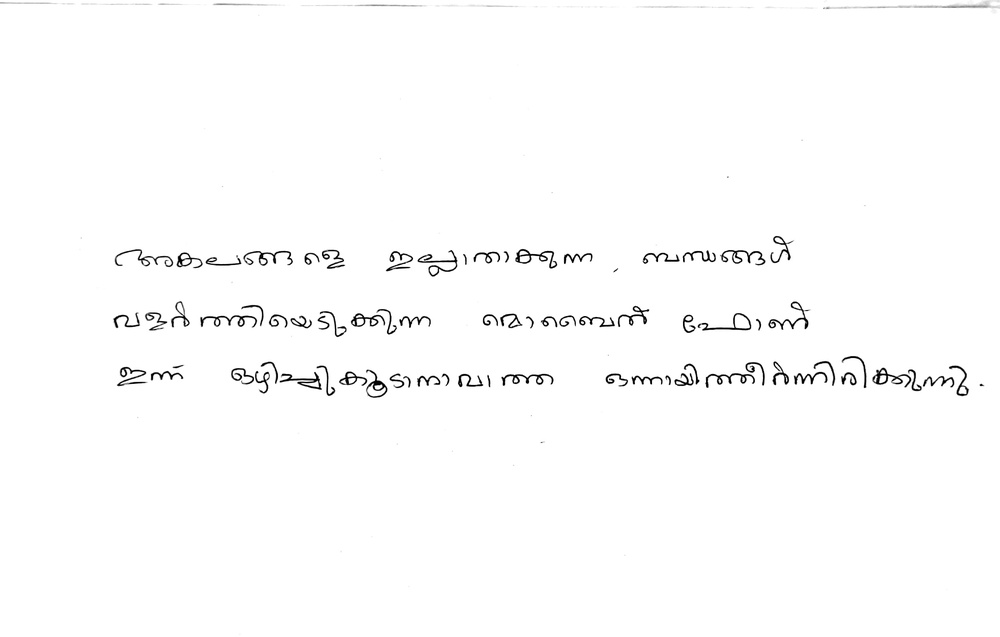
#> input picture line-segmentation-handwritten-doc/sample_data/test4.jpg, 1000 x 637 px, shrunk from 2480 x 1580 before the run
$ jupyter execute 'A_ Path Planning Line Segmentation Algorithm.ipynb'
#> lines starting #> are read from the running program, lines starting #| are printed output that depends on the picture; after the words box and inside, x2 and y2 are one past the last pixel; in counts of white or black regions, pixels touching at a corner belong together; long printed decimals are rounded
[cell 1]
# %pip install scikit-image

[cell 2]
from skimage.io import imread
from skimage.color import rgb2gray
import matplotlib.pyplot as plt

# read the image, check if its 3 channel or grayscale, based on
# that convert to grayscale
img = imread("./sample_data/test4.jpg")
#> img is the input picture: shape (637, 1000, 3); min 0, max 255, mean 251.9
if img.ndim > 2: # is this is a rgb/rgba image
    img = rgb2gray(img)
#> img: shape (637, 1000) float64

plt.figure(figsize=(10,10))
plt.axis("off")
plt.imshow(img, cmap="gray")
plt.show() # preview

### Find the Horizontal projection profile and find the window where line segment can be created.
One of the common ways of finding the line-height of a document is by analyzing its Horizontal projection profile.  Horizontal projection profile (HPP) is the array of sum or rows of a two dimentional image. Where there are more white spaces we see more peaks. These peaks give us an idea of where the segmentation between two lines can be done.

Before we run the project we should also threshold the image to clean all noise.

[cell 3]
from skimage.filters import threshold_otsu
import numpy as np

def horizontal_projections(sobel_image):
    return np.sum(sobel_image, axis=1)

def binarize_image(image):
    threshold = threshold_otsu(img)
    return image < threshold

binarized_image = binarize_image(img)
#> in binarize_image, `threshold = threshold_otsu(img)`: threshold = 0.611
#> in binarize_image, `return image < threshold`:
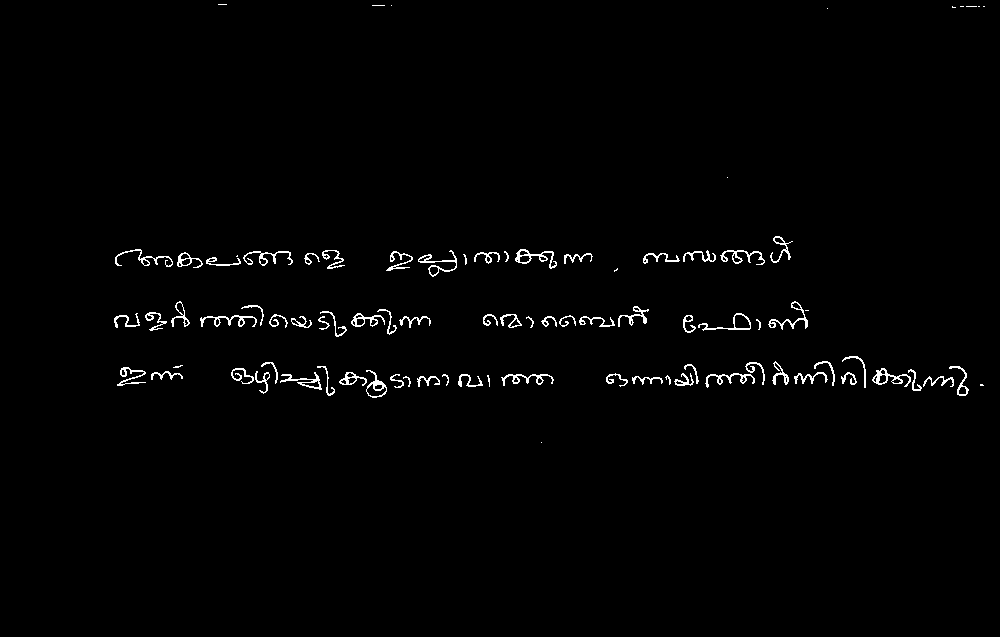
#> returned value: shape (637, 1000) bool; 1.3% white in thin lines or dots, all inside (x1, y1, x2, y2) = (114, 4, 985, 443)
hpp = horizontal_projections(binarized_image)
#> hpp = 637 values, max 242 at index 379, min 0 at index 0, mean 13.03

fig, (ax1, ax2) = plt.subplots(nrows=1, ncols=2, figsize=(15,8))
ax1.set_title("horizontal_projections")
ax1.plot(hpp)

ax2.axis("off")
ax2.set_title("binarized_image")
ax2.imshow(binarized_image, cmap="gray")

plt.show()

As you can see, where there were more white spaces there are peaks in the graph. We will use this information further to locate the regions where we can find the seperation line using the A* algorithm.

[cell 4]
# find the midway where we can make a threshold and extract the peaks regions
def find_peak_regions(hpp, threshold):

    peaks = []
    for i, hppv in enumerate(hpp):
        if hppv < threshold:
            peaks.append([i, hppv])
    return peaks

# find the threshold from where anything above is considered a peak region
# using the average for now but this needs further research. This may or may not work on all images.
threshold = (np.max(hpp)-np.min(hpp))/2
#> threshold = 121
peaks = find_peak_regions(hpp, threshold)
#> the loop in find_peak_regions, `for i, hppv in enumerate(hpp):` made 637 passes
#> hppv on passes 1 to 3: 0, 0, 0
#> after the loop in find_peak_regions, `for i, hppv in enumerate(hpp):`: peaks = 605 pairs, first value 0 to 636, second value 0 to 115

peaks_indexes = np.array(peaks)[:, 0].astype(int)
#> peaks_indexes = 605 values from 0 to 636

segmented_img = np.copy(img)
r, c = segmented_img.shape
for ri in range(r):
    if ri in peaks_indexes:
        segmented_img[ri, :] = 0

fig, (ax1, ax2) = plt.subplots(nrows=1, ncols=2, figsize=(15,8))
ax1.plot(hpp)
ax2.set_title("threshold line")
ax1.plot([0, img.shape[0]], [threshold, threshold,])
ax2.imshow(segmented_img, cmap="gray")
plt.show()

The threshold value helped us pick the probably white regions from the image.
The black regions indicate where we would need to run our path planning algorithm for line segmentation.

[cell 5]
# group the peaks through which we will be doing path planning.
diff_between_consec_numbers = np.diff(peaks_indexes) # difference between consecutive numbers
#> diff_between_consec_numbers = 604 values, max 12 at index 305, min 1 at index 0, mean 1.05
indexes_with_larger_diff = np.where(diff_between_consec_numbers > 1)[0].flatten()
#> indexes_with_larger_diff = [251, 305, 352]
peak_groups = np.split(peaks_indexes, indexes_with_larger_diff)
#> peak_groups = 4 items
# remove very small regions, these are basically errors in algorithm because of our threshold value
peak_groups = [item for item in peak_groups if len(item) > 10]
print("peak groups found", len(peak_groups))
#| peak groups found 4

[cell 6]
#a star path planning algorithm
from heapq import *

def heuristic(a, b):
    return (b[0] - a[0]) ** 2 + (b[1] - a[1]) ** 2

def astar(array, start, goal):

    neighbors = [(0,1),(0,-1),(1,0),(-1,0),(1,1),(1,-1),(-1,1),(-1,-1)]
    close_set = set()
    came_from = {}
    gscore = {start:0}
    fscore = {start:heuristic(start, goal)}
    oheap = []

    heappush(oheap, (fscore[start], start))

    while oheap:

        current = heappop(oheap)[1]

        if current == goal:
            data = []
            while current in came_from:
                data.append(current)
                current = came_from[current]
            return data

        close_set.add(current)
        for i, j in neighbors:
            neighbor = current[0] + i, current[1] + j
            tentative_g_score = gscore[current] + heuristic(current, neighbor)
            if 0 <= neighbor[0] < array.shape[0]:
                if 0 <= neighbor[1] < array.shape[1]:
                    if array[neighbor[0]][neighbor[1]] == 1:
                        continue
                else:
                    # array bound y walls
                    continue
            else:
                # array bound x walls
                continue

            if neighbor in close_set and tentative_g_score >= gscore.get(neighbor, 0):
                continue

            if  tentative_g_score < gscore.get(neighbor, 0) or neighbor not in [i[1]for i in oheap]:
                came_from[neighbor] = current
                gscore[neighbor] = tentative_g_score
                fscore[neighbor] = tentative_g_score + heuristic(neighbor, goal)
                heappush(oheap, (fscore[neighbor], neighbor))

    return []

[cell 7]
# Visualize the peak images
fig, ax = plt.subplots(nrows=len(peak_groups), ncols=1, figsize=(15,20))
for index, sub_image_index in enumerate(peak_groups):
    sub_image = img[sub_image_index[0]:sub_image_index[-1]]
    ax[index].axis("off")
    ax[index].imshow(sub_image, cmap="gray")
#> this loop made 4 passes
#> pass 1, `sub_image = img[sub_image_index[0]:sub_image_index[-1]]`:
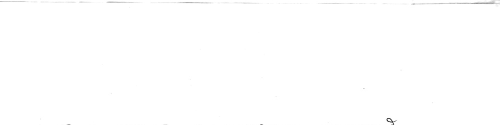
#> sub_image: shape (250, 1000) float64 (shown at 1/2 size); min 0, max 1, mean 0.999
plt.show()
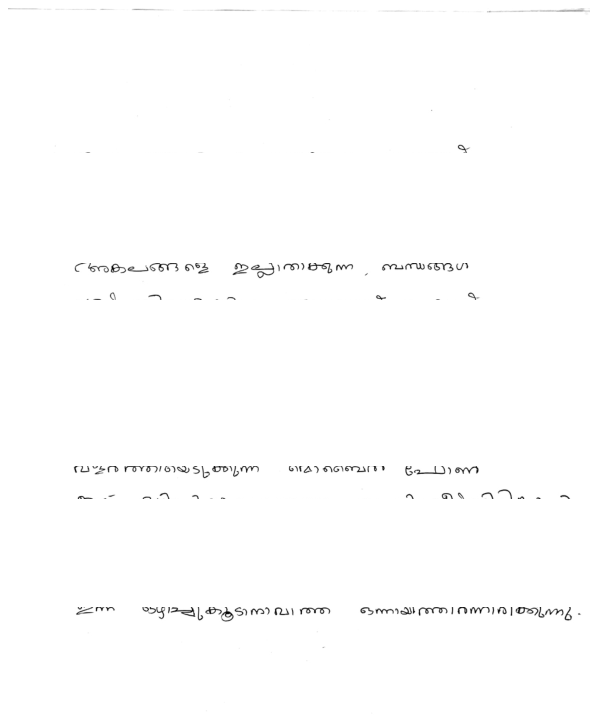
#> figure drawn by matplotlib, 4 panels

[cell 8]
# now that everything is cleaner, its time to segment all the lines using the A* algorithm
def get_binary(img):
    mean = np.mean(img)
    if mean == 0.0 or mean == 1.0:
        return img

    thresh = threshold_otsu(img)
    binary = img <= thresh
    binary = binary * 1
    return binary

binary_image = get_binary(img)
#> in get_binary, `mean = np.mean(img)`: mean = 0.988
#> in get_binary, `thresh = threshold_otsu(img)`: thresh = 0.611
print(binary_image.shape)
#| (637, 1000)
segment_separating_lines = []
for i, sub_image_index in enumerate(peak_groups):
    nmap = binary_image[sub_image_index[0]:sub_image_index[-1]]
    print('nmap - ', nmap)
    print('nmap shape - ', nmap.shape)
    path = np.array(astar(nmap, (int(nmap.shape[0]/2), 0), (int(nmap.shape[0]/2),nmap.shape[1]-1)))
    print('path - ', path)
    print('path shape - ', path.shape)
    offset_from_top = sub_image_index[0]
    print('offset - ', offset_from_top)
    path[:,0] += offset_from_top
    print('path after increment - ', path)
    segment_separating_lines.append(path)
#> this loop made 4 passes
#> offset_from_top on passes 1 to 4: 0, 251, 315, 373
#> (printed output is left out)
#> pass 1, `nmap = binary_image[sub_image_index[0]:sub_image_index[-1]]`:
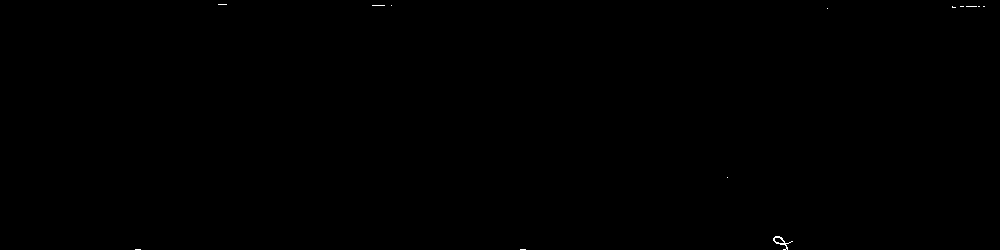
#> nmap: shape (250, 1000) int64; values 0 (black) and 1 (white), 0.05% white in thin lines or dots, all inside (x1, y1, x2, y2) = (135, 4, 985, 250)
#> after the loop:
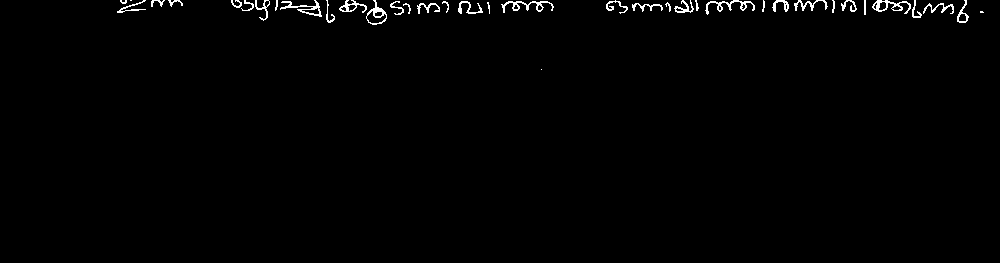
#> nmap: shape (263, 1000) int64; values 0 (black) and 1 (white), 1.1% white in thin lines or dots, all inside (x1, y1, x2, y2) = (117, 0, 984, 70)
#> after the loop, segment_separating_lines = 4 items

[cell 9]
# visualize a sample
cluster_of_interest = peak_groups[1]
#> cluster_of_interest = 54 values from 251 to 314
offset_from_top = cluster_of_interest[0]
#> offset_from_top = 251
nmap = binary_image[cluster_of_interest[0]:cluster_of_interest[-1],:]
plt.figure(figsize=(20,20))
plt.imshow(nmap, cmap="gray")

path = np.array(astar(nmap, (int(nmap.shape[0]/2), 0), (int(nmap.shape[0]/2),nmap.shape[1]-1)))
#> path = 999 pairs, first value 31 to 31, second value 1 to 999
plt.plot(path[:,1], path[:,0])

[cell 10]
offset_from_top = cluster_of_interest[0]
fig, ax = plt.subplots(figsize=(20,10), ncols=2)
for path in segment_separating_lines:
    ax[1].plot((path[:,1]), path[:,0])
ax[1].imshow(img, cmap="gray")
ax[0].imshow(img, cmap="gray")
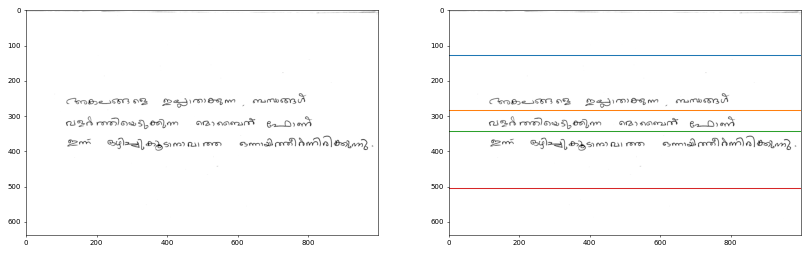
#> figure drawn by matplotlib, 2 panels

### Lets divide the image now by the line segments passing through the image

[cell 11]
# TODO: the below splitting image algorithm is too simple
# I need to write a cleaner one.

seperated_images = []
for index, line_segments in enumerate(segment_separating_lines):
    if index < len(segment_separating_lines)-1:
        lower_line = np.min(segment_separating_lines[index][:,0])
        upper_line = np.max(segment_separating_lines[index+1][:,0])
        seperated_images.append(img[lower_line:upper_line])
#> this loop made 4 passes
#> (lower_line, upper_line) on passes 1 to 3: (125, 282), (282, 343), (343, 504)
#> after the loop, seperated_images = 3 items

# visualize it
fig, ax = plt.subplots(figsize=(10,10), nrows=len(seperated_images))
for index, line_image in enumerate(seperated_images):
    ax[index].imshow(line_image, cmap="gray")
#> this loop made 3 passes

plt.show()

### now that I have the lines, I can now divide these lines into words.

Ref: https://github.com/muthuspark/ml_research/blob/master/Separate%20words%20in%20a%20line%20using%20VPP.ipynb

[cell 12]
from skimage.filters import threshold_otsu

#binarize the image, guassian blur will remove any noise in the image
first_line = seperated_images[0]
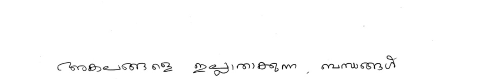
#> first_line: shape (157, 1000) float64 (shown at 1/2 size); min 0, max 1, mean 0.987
thresh = threshold_otsu(first_line)
#> thresh = 0.615
binary = first_line > thresh
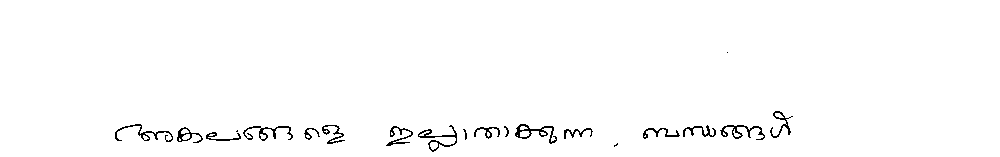
#> binary: shape (157, 1000) bool; 98.5% white; black in thin lines or dots, all inside (x1, y1, x2, y2) = (115, 52, 793, 152)

# find the vertical projection by adding up the values of all pixels along rows
vertical_projection = np.sum(binary, axis=0)
#> vertical_projection = 1000 values, max 157 at index 0, min 144 at index 429, mean 154.7

# plot the vertical projects
fig, ax = plt.subplots(nrows=2, figsize=(20,10))
plt.xlim(0, first_line.shape[1])
ax[0].imshow(binary, cmap="gray")
ax[1].plot(vertical_projection)
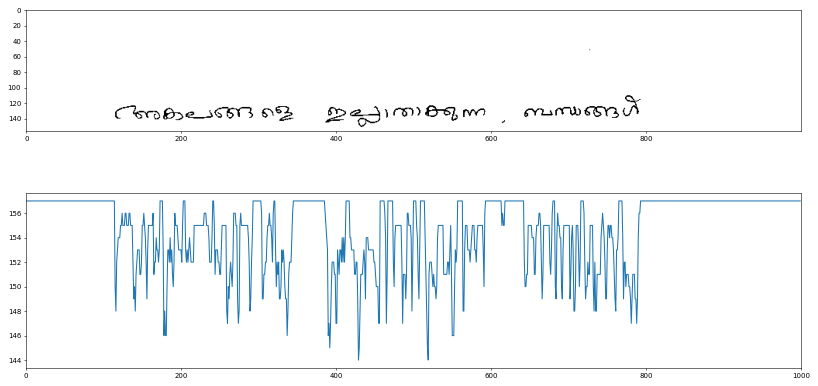
#> figure drawn by matplotlib, 2 panels; panel 2: curve peaks at x = 0, y = 157

[cell 13]
height = first_line.shape[0]

## we will go through the vertical projections and
## find the sequence of consecutive white spaces in the image
whitespace_lengths = []
whitespace = 0
for vp in vertical_projection:
    if vp == height:
        whitespace = whitespace + 1
    elif vp != height:
        if whitespace != 0:
            whitespace_lengths.append(whitespace)
        whitespace = 0 # reset whitepsace counter.
#> after the loop, whitespace_lengths = [115, 4, 3, 2, 11, 2, 41, 5, 6, 7, 4, 6, 7, 21, 25, 3, 4, 5]

print("whitespaces:", whitespace_lengths)
#| whitespaces: [115, 4, 3, 2, 11, 2, 41, 5, 6, 7, 4, 6, 7, 21, 25, 3, 4, 5]
avg_white_space_length = np.mean(whitespace_lengths)
#> avg_white_space_length = 15.06
print("average whitespace lenght:", avg_white_space_length)
#| average whitespace lenght: 15.056

[cell 14]
## find index of whitespaces which are actually long spaces using the avg_white_space_length
whitespace_length = 0
divider_indexes = []
for index, vp in enumerate(vertical_projection):
    if vp == height:
        whitespace_length = whitespace_length + 1
    elif vp != height:
        if whitespace_length != 0 and whitespace_length > avg_white_space_length:
            divider_indexes.append(index-int(whitespace_length/2))
            whitespace_length = 0 # reset it
#> after the loop, divider_indexes = [58, 294, 365, 465, 556, 604, 631]; whitespace_length = 219

print(divider_indexes)
#| [58, 294, 365, 465, 556, 604, 631]

[cell 15]
# lets create the block of words from divider_indexes
divider_indexes = np.array(divider_indexes)
dividers = np.column_stack((divider_indexes[:-1],divider_indexes[1:]))
#> dividers = [[58, 294], [294, 365], [365, 465], [465, 556], [556, 604], [604, 631]]

[cell 16]
# now plot the findings
fig, ax = plt.subplots(nrows=len(dividers), figsize=(5,10))
for index, window in enumerate(dividers):
    ax[index].axis("off")
    ax[index].imshow(first_line[:,window[0]:window[1]], cmap="gray")
#> this loop made 6 passes
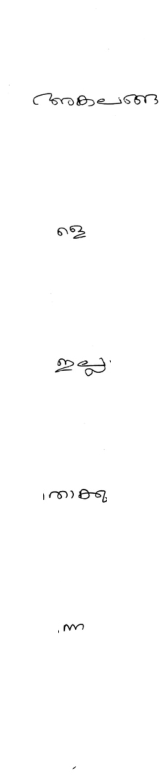
#> figure drawn by matplotlib, 6 panels

$ run again, with line-segmentation-handwritten-doc/sample_data/handwritten1.jpg copied over line-segmentation-handwritten-doc/sample_data/test4.jpg
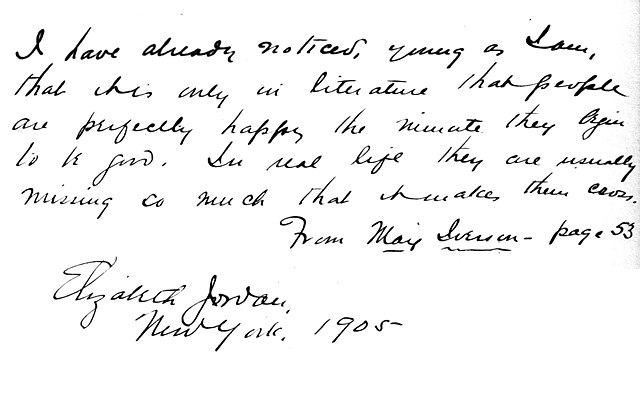
#> input picture line-segmentation-handwritten-doc/sample_data/handwritten1.jpg, 640 x 399 px
#> img is the input picture: shape (399, 640); min 0, max 255, mean 242.8
#> in binarize_image, `threshold = threshold_otsu(img)`: threshold = 147
#> in binarize_image, `return image < threshold`:
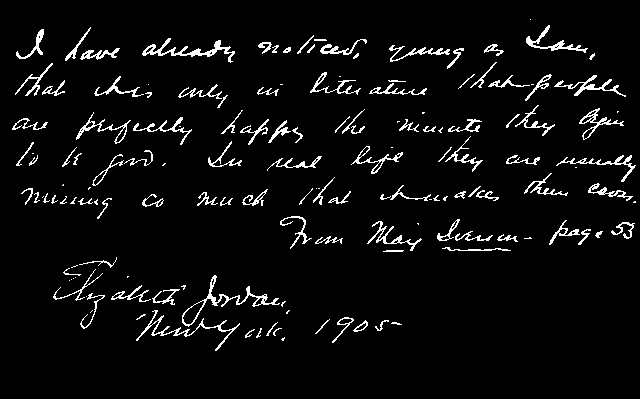
#> returned value: shape (399, 640) bool; 4.9% white in thin lines or dots, all inside (x1, y1, x2, y2) = (12, 19, 636, 351)
#> hpp = 399 values, max 192 at index 52, min 0 at index 0, mean 31.24
#> `threshold = (np.max(hpp)-np.min(hpp))/2`: threshold = 96
#> the loop in find_peak_regions, `for i, hppv in enumerate(hpp):` made 399 passes
#> hppv on passes 1 to 3: 0, 0, 0
#> after the loop in find_peak_regions, `for i, hppv in enumerate(hpp):`: peaks = 362 pairs, first value 0 to 398, second value 0 to 95
#> peaks_indexes = 362 values from 0 to 398
#> diff_between_consec_numbers = 361 values, max 10 at index 45, min 1 at index 0, mean 1.1
#> indexes_with_larger_diff = [45, 75, 104, 105, 131, 162, 202]
#> `peak_groups = np.split(peaks_indexes, indexes_with_larger_diff)`: peak_groups = 8 items
#> `peak_groups = [item for item in peak_groups if len(item) > 10]`: peak_groups = 7 items
#| peak groups found 7
#> the loop `for index, sub_image_index in enumerate(peak_groups):` made 7 passes
#> mean = 242.8
#> in get_binary, `thresh = threshold_otsu(img)`: thresh = 147
#| (399, 640)
#> the loop `for i, sub_image_index in enumerate(peak_groups):` made 7 passes
#> offset_from_top on passes 1 to 7: 0, 45, 84, 124, 157, 195, 238
#> (printed output is left out)
#> after the loop `for i, sub_image_index in enumerate(peak_groups):`: segment_separating_lines = 7 items
#> cluster_of_interest = 30 values from 45 to 83
#> `offset_from_top = cluster_of_interest[0]`: offset_from_top = 45
#> path = 648 pairs, first value 2 to 19, second value 1 to 639
#> the loop `for path in segment_separating_lines:` made 7 passes
#> the loop `for index, line_segments in enumerate(segment_separating_lines):` made 7 passes
#> (lower_line, upper_line) on passes 1 to 6: (22, 64), (47, 102), (94, 145), (137, 185), (172, 216), (199, 318)
#> after the loop `for index, line_segments in enumerate(segment_separating_lines):`: seperated_images = 6 items
#> the loop `for index, line_image in enumerate(seperated_images):` made 6 passes
#> `thresh = threshold_otsu(first_line)`: thresh = 143
#> vertical_projection = 640 values, max 42 at index 0, min 21 at index 38, mean 38.52
#> `[cell 12] from skimage.filters import threshold_otsu  #binarize the im..`:
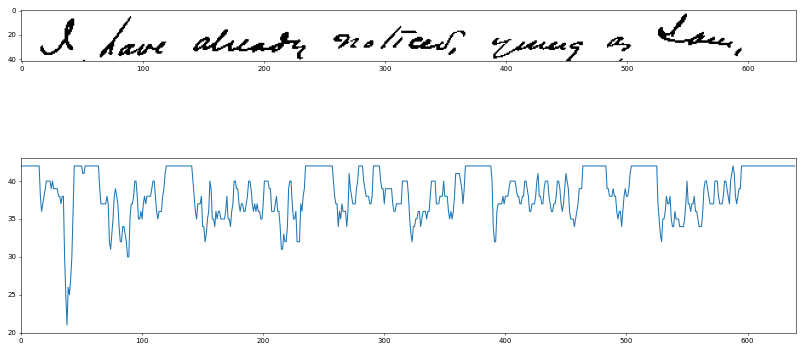
#> figure drawn by matplotlib, 2 panels; panel 2: curve peaks at x = 0, y = 42
#> the loop `for vp in vertical_projection:` made 640 passes
#> (vp, whitespace) on passes 1 to 8: (42, 1), (42, 2), (42, 3), (42, 4), (42, 5), (42, 6), (42, 7), (42, 8)
#> after the loop `for vp in vertical_projection:`: whitespace_lengths = [16, 7, 12, 22, 23, 4, 6, 22, 20, 22, 1]
#| whitespaces: [16, 7, 12, 22, 23, 4, 6, 22, 20, 22, 1]
#> avg_white_space_length = 14.09
#| average whitespace lenght: 14.091
#> the loop `for index, vp in enumerate(vertical_projection):` made 640 passes
#> after the loop `for index, vp in enumerate(vertical_projection):`: divider_indexes = [8, 56, 131, 247, 373, 474, 515]; whitespace_length = 46
#| [8, 56, 131, 247, 373, 474, 515]
#> dividers = [[8, 56], [56, 131], [131, 247], [247, 373], [373, 474], [474, 515]]
#> the loop `for index, window in enumerate(dividers):` made 6 passes
